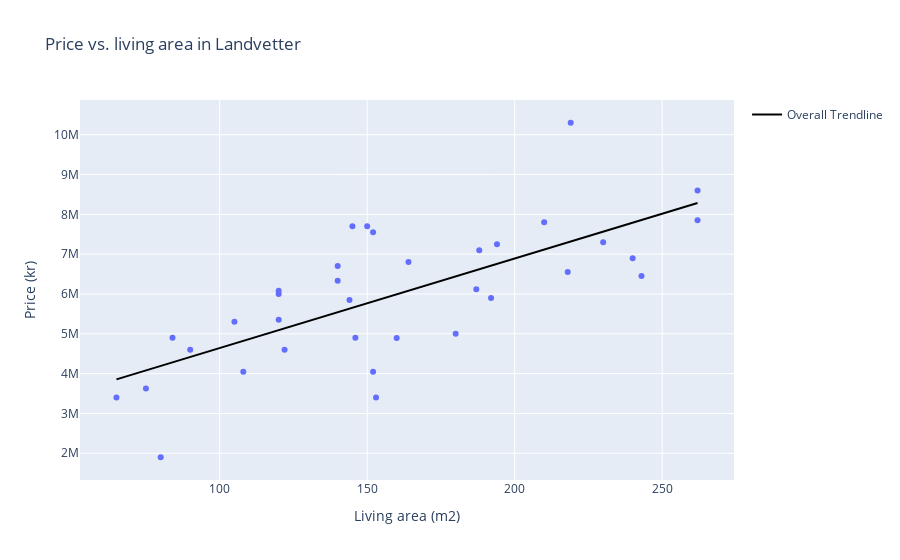

Notebook code for this chart:
### Markdown cell above
## Task 1
#### The following [web page](https://www.hemnet.se/salda/bostader?location_ids%5B%5D=940808&item_types%5B%5D=villa&sold_age=6m) lists the selling prices of villas in Landvetter that were sold in the past 6 months. Find a linear regression model that relates the living area to the selling price. (You may transcribe the values from the web page into your program or into a data file by hand, or you can write a program to do this, but don’t spend too much time doing this because “web scraping” is not the main objective of this assignment!)

### Code cell
# Read dataframe
rawData = pd.read_csv('living-area-vs-selling-price.csv')

# Create dataframe without rows containing NaN values
finalData = rawData.dropna()

# Print figure number
print('Figure 1:')

#Create Plotly figure
#Ordinary Least Squares regression trendline 
fig = px.scatter(finalData, x='Living area (m2)', 
            y='Price (kr)', hover_data=['Adress'],
            title='Price vs. living area in Landvetter', 
            trendline='ols', trendline_scope='overall', trendline_color_override='black')
#Display figure
fig.show()

### Figure 1 — Plotly figure (JSON) as saved in the notebook; plotly's stock layout.template omitted (floating-point values rounded to 4 significant figures)
{"data": [{"customdata": [["Backatorpsvägen 6"], ["Berghemsvägen 9"], ["Blåklockevägen 136"], ["Blåklockevägen 141"], ["Borgåsvägen 12"], ["Borgåsvägen 41"], ["Brunnbergsvägen 10"], ["Byvägen 35"], ["Bårekulla sjöväg 22"], ["Doppingvägen 18"], ["Dörravägen 5"], ["Ekvägen 3"], ["Furuhöjdsvägen 3"], ["Furuhöjdsvägen 6"], ["Furuvägen 16"], ["Hallonvägen 15"], ["Hjortronvägen 7"], ["Härkeshultsvägen 22"], ["Högåsvägen 21"], ["Junibacken 12"], ["Lisebergsvägen 40"], ["Milstensvägen 8"], ["Myrvägen 8"], ["Nytorpsvägen 22"], ["Prästängsvägen 30"], ["Solvägen 18"], ["Sprängbäcksvägen 11"], ["Södra Stommen 80"], ["Timmervägen 55"], ["Trollbackevägen 10"], ["Uppegårdsvägen 49"], ["Uppegårdsvägen 53"], ["Vibergsvägen 3"], ["Vitsippevägen 4"], ["Västergårdsvägen 13"]], "hovertemplate": "Living area (m2)=%{x}<br>Price (kr)=%{y}<br>Adress=%{customdata[0]}<extra></extra>", "legendgroup": "", "marker": {"color": "#636efa", "symbol": "circle"}, "mode": "markers", "name": "", "orientation": "v", "showlegend": false, "type": "scatter", "x": [145, 144, 105, 194, 240, 262, 150, 152, 80, 188, 160, 146, 243, 262, 90, 164, 120, 187, 219, 153, 210, 218, 75, 140, 192, 65, 84, 108, 120, 180, 152, 120, 122, 140, 230], "xaxis": "x", "y": [7700000, 5850000, 5300000, 7250000, 6900000, 8600000, 7700000, 7550000, 1900000, 7100000, 4895000, 4900000, 6450000, 7850000, 4600000, 6800000, 5350000, 6120000, 10300000, 3400000, 7800000, 6550000, 3625000, 6330000, 5900000, 3400000, 4900000, 4050000, 6000000, 5000000, 4050000, 6080000, 4597000, 6700000, 7300000], "yaxis": "y"}, {"hovertemplate": "<b>OLS trendline</b><br>Price (kr) = 22477.8 * Living area (m2) + 2.39487e+06<br>R<sup>2</sup>=0.501607<br><br>Living area (m2)=%{x}<br>Price (kr)=%{y} <b>(trend)</b><extra></extra>", "legendgroup": "Overall Trendline", "line": {"color": "black"}, "mode": "lines", "name": "Overall Trendline", "showlegend": true, "type": "scatter", "x": [65, 75, 80, 84, 90, 105, 108, 120, 120, 120, 122, 140, 140, 144, 145, 146, 150, 152, 152, 153, 160, 164, 180, 187, 188, 192, 194, 210, 218, 219, 230, 240, 243, 262, 262], "xaxis": "x", "y": [3856000.0, 4081000.0, 4193000.0, 4283000.0, 4418000.0, 4755000.0, 4822000.0, 5092000.0, 5092000.0, 5092000.0, 5137000.0, 5542000.0, 5542000.0, 5632000.0, 5654000.0, 5677000.0, 5767000.0, 5811000.0, 5811000.0, 5834000.0, 5991000.0, 6081000.0, 6441000.0, 6598000.0, 6621000.0, 6711000.0, 6756000.0, 7115000.0, 7295000.0, 7318000.0, 7565000.0, 7790000.0, 7857000.0, 8284000.0, 8284000.0], "yaxis": "y"}], "layout": {"legend": {"tracegroupgap": 0}, "title": {"text": "Price vs. living area in Landvetter"}, "xaxis": {"anchor": "y", "domain": [0, 1], "title": {"text": "Living area (m2)"}}, "yaxis": {"anchor": "x", "domain": [0, 1], "title": {"text": "Price (kr)"}}}}
